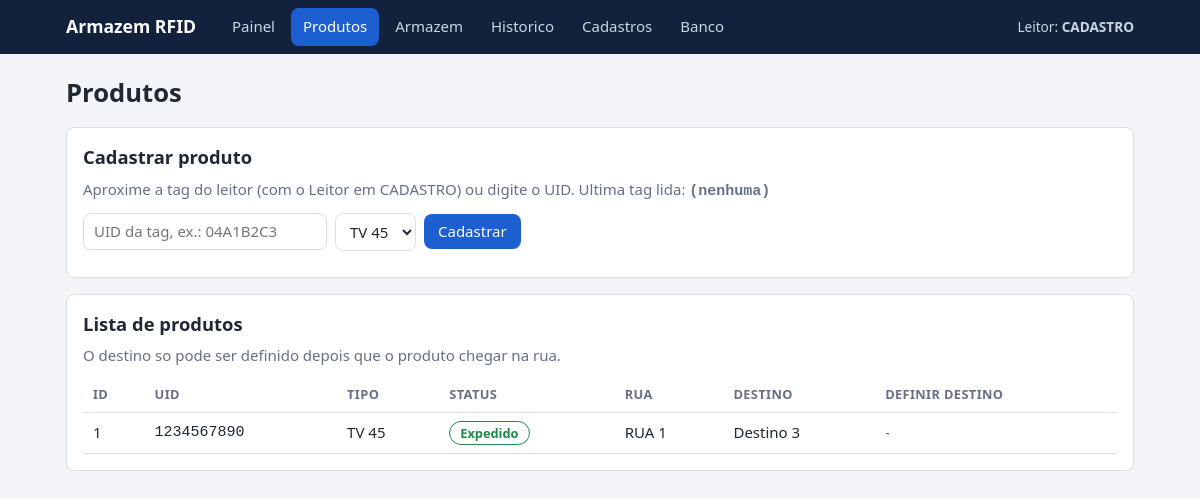
/produtos, run on the app's committed database.
### tables this page shows
CREATE TABLE config (
    chave TEXT PRIMARY KEY,
    valor TEXT NOT NULL
);

CREATE TABLE produtos (
    id              INTEGER PRIMARY KEY AUTOINCREMENT,
    tag_uid         TEXT    NOT NULL UNIQUE,      -- UID da tag RFID
    tipo_produto_id INTEGER NOT NULL REFERENCES tipos_produto(id),
    status          TEXT    NOT NULL DEFAULT 'CADASTRADO',   -- veja STATUS em regras.py
    doca_entrada_id INTEGER REFERENCES docas(id),
    rua_id          INTEGER REFERENCES ruas(id),
    destino_id      INTEGER REFERENCES destinos(id),
    criado_em       TEXT    NOT NULL DEFAULT (datetime('now','localtime')),
    atualizado_em   TEXT    NOT NULL DEFAULT (datetime('now','localtime'))
);

CREATE TABLE tipos_produto (
    id        INTEGER PRIMARY KEY AUTOINCREMENT,
    nome      TEXT    NOT NULL UNIQUE,            -- 'TV 50'
    polegadas INTEGER NOT NULL UNIQUE
);

CREATE TABLE ruas (
    id              INTEGER PRIMARY KEY AUTOINCREMENT,
    codigo          TEXT    NOT NULL UNIQUE,      -- 'RUA 1'
    numero          INTEGER NOT NULL UNIQUE,      -- numero que a esteira entende (RUA:1)
    tipo_produto_id INTEGER NOT NULL UNIQUE REFERENCES tipos_produto(id),
    porta_pallets   INTEGER NOT NULL DEFAULT 2
);

CREATE TABLE destinos (
    id      INTEGER PRIMARY KEY AUTOINCREMENT,
    nome    TEXT    NOT NULL UNIQUE,              -- 'Destino 1'
    doca_id INTEGER REFERENCES docas(id)          -- doca por onde o produto sai
);

### app.py (the view)
@app.get("/produtos")
def produtos():
    return render_template(
        "produtos.html",
        tipos=consulta("SELECT * FROM tipos_produto ORDER BY polegadas"),
        destinos=consulta("SELECT * FROM destinos ORDER BY nome"),
        produtos=consulta(SQL_PRODUTOS + " ORDER BY p.id DESC"),
        pode_definir=regras.PODE_DEFINIR_DESTINO,
        ultima=get_db().execute("SELECT * FROM ultima_leitura WHERE id=1").fetchone(),
    )

### app.py (called while the page is built)
@app.context_processor
def contexto_comum():
    return {"leitor_atual": banco.sensor_ativo(get_db())}

def consulta(sql, *params):
    return get_db().execute(sql, params).fetchall()

### banco.py (called while the page is built)
def get_db():
    if "db" not in g:
        g.db = sqlite3.connect(DB)
        g.db.row_factory = sqlite3.Row
        g.db.execute("PRAGMA foreign_keys = ON")
    return g.db

def fechar_db(_=None):
    db = g.pop("db", None)
    if db:
        db.close()

def sensor_ativo(db):
    r = db.execute("SELECT valor FROM config WHERE chave='sensor_ativo'").fetchone()
    return r[0] if r else "CADASTRO"

### regras.py (called while the page is built)
def rotulo_status(codigo):
    return STATUS.get(codigo, codigo)

### templates/produtos.html (shortened to what this page needs)
{% extends "base.html" %}
{% set pagina = 'produtos' %}
{% from "_macros.html" import badge %}
{% block conteudo %}
<h1>Produtos</h1>
<section class="card">
  <h2>Cadastrar produto</h2>
  <p class="suave">Aproxime a tag do leitor (com o Leitor em CADASTRO) ou digite o UID.
     Ultima tag lida: <b class="mono" id="ultima-uid">{{ ultima.tag_uid if ultima else '(nenhuma)' }}</b></p>
  <form method="post" action="{{ url_for('produto_novo') }}" class="linha-form">
    <input id="campo-uid" name="uid" required placeholder="UID da tag, ex.: 04A1B2C3" data-seq="{{ ultima.seq if ultima else 0 }}" autocomplete="off">
    <select name="tipo_produto_id">
      {% for t in tipos %}<option value="{{ t.id }}">{{ t.nome }}</option>{% endfor %}
    </select>
    <button class="botao">Cadastrar</button>
  </form>
</section>
<section class="card">
  <h2>Lista de produtos</h2>
  <p class="suave">O destino so pode ser definido depois que o produto chegar na rua.</p>
  <div id="tabela-produtos" data-auto>
  <div class="rolagem">
  <table class="tabela">
    <tr><th>ID</th><th>UID</th><th>Tipo</th><th>Status</th><th>Rua</th><th>Destino</th><th>Definir destino</th></tr>
    {% for p in produtos %}
    <tr>
      <td>{{ p.id }}</td>
      <td class="mono">{{ p.tag_uid }}</td>
      <td>{{ p.tipo }}</td>
      <td>{{ badge(p.status) }}</td>
      <td>{{ p.rua or '-' }}</td>
      <td>{{ p.destino or '-' }}</td>
      <td>
        {% if p.status in pode_definir %}
        <form method="post" action="{{ url_for('produto_destino', produto_id=p.id) }}" class="linha-form">
          <select name="destino_id">
            {% for d in destinos %}<option value="{{ d.id }}" {{ 'selected' if d.id == p.destino_id }}>{{ d.nome }}</option>{% endfor %}
          </select>
          <button class="botao">Salvar</button>
        </form>
        {% else %}<span class="suave">{{ 'aguardando chegar na rua' if p.status in ('CADASTRADO','NA_DOCA') else '-' }}</span>{% endif %}
      </td>
    </tr>
    {% else %}
    <tr><td colspan="7" class="vazio">Nenhum produto cadastrado.</td></tr>
    {% endfor %}
  </table>
  </div>
  </div>
</section>
{% endblock %}

### templates/base.html (shortened to what this page needs)
<!doctype html>
<html lang="pt-br">
<head>
  <link rel="stylesheet" href="{{ url_for('static', filename='estilo.css') }}">
</head>
<body>
<header class="topo">
  <div class="container">
    <a class="logo" href="{{ url_for('painel') }}">Armazem RFID</a>
    <nav class="menu">
      <a href="{{ url_for('painel') }}"          class="{{ 'ativo' if pagina == 'painel' }}">Painel</a>
      <a href="{{ url_for('produtos') }}"        class="{{ 'ativo' if pagina == 'produtos' }}">Produtos</a>
      <a href="{{ url_for('armazem') }}"         class="{{ 'ativo' if pagina == 'armazem' }}">Armazem</a>
      <a href="{{ url_for('eventos') }}"         class="{{ 'ativo' if pagina == 'eventos' }}">Historico</a>
      <a href="{{ url_for('cadastros_inicio') }}" class="{{ 'ativo' if pagina == 'cadastros' }}">Cadastros</a>
      <a href="{{ url_for('ver_banco') }}"       class="{{ 'ativo' if pagina == 'banco' }}">Banco</a>
    </nav>
    <span class="leitor-atual" title="O que o leitor fisico esta fazendo agora">
      Leitor: <b>{{ leitor_atual }}</b>
    </span>
  </div>
</header>
<main class="container">
  {% block conteudo %}{% endblock %}
</main>
</body>
</html>

### templates/_macros.html (shortened to what this page needs)
{% macro badge(codigo) -%}
<span class="badge st-{{ codigo|lower }}">{{ rotulo_status(codigo) }}</span>
{%- endmacro %}

### static/estilo.css (style rules this page uses)
:root { --cor-fundo: #f3f5f8; --cor-card: #ffffff; --cor-texto: #1f2933; --cor-texto-suave: #667085; --cor-borda: #d8dee6; --cor-principal: #1d5fd1; --cor-principal-hover:#164aa3; --cor-topo: #14213d; --cor-ok: #1b8a4b; --cor-erro: #c0392b; --st-cadastrado: #667085; --st-na_doca: #b7791f; --st-na_rua: #1d5fd1; --st-destino_definido: #7c3aed; --st-na_esteira: #0e7490; --st-expedido: #1b8a4b; --fonte: system-ui, -apple-system, "Segoe UI", Roboto, Arial, sans-serif; --fonte-codigo: ui-monospace, Consolas, "Courier New", monospace; --tamanho-fonte: 15px; --raio: 8px; --espaco: 16px; --largura-max: 1100px; }
* { box-sizing: border-box; }
body { margin: 0; font-family: var(--fonte); font-size: var(--tamanho-fonte); color: var(--cor-texto); background: var(--cor-fundo); line-height: 1.45; }
h1 { font-size: 1.6rem; margin: 0 0 var(--espaco); }
h2 { font-size: 1.15rem; margin: 0 0 8px; }
p { margin: 0 0 10px; }
a { color: var(--cor-principal); }
.container { max-width: var(--largura-max); margin: 0 auto; padding: 0 var(--espaco); }
main.container { padding-top: 20px; padding-bottom: 40px; }
.suave { color: var(--cor-texto-suave); }
.mono { font-family: var(--fonte-codigo); overflow-wrap: anywhere; }
.topo { background: var(--cor-topo); color: #fff; }
.topo .container { display: flex; align-items: center; gap: 24px; flex-wrap: wrap; min-height: 54px; }
.logo { color: #fff; font-weight: 700; font-size: 1.1rem; text-decoration: none; }
.menu { display: flex; gap: 4px; flex-wrap: wrap; flex: 1; }
.menu a { color: #cbd5e1; text-decoration: none; padding: 8px 12px; border-radius: var(--raio); }
.menu a.ativo { background: var(--cor-principal); color: #fff; }
.leitor-atual { font-size: .85rem; color: #cbd5e1; }
.card { background: var(--cor-card); border: 1px solid var(--cor-borda); border-radius: var(--raio); padding: var(--espaco); margin-bottom: var(--espaco); }
.rolagem { overflow-x: auto; }
.tabela { width: 100%; border-collapse: collapse; background: var(--cor-card); }
.tabela th, .tabela td { text-align: left; padding: 8px 10px; border-bottom: 1px solid var(--cor-borda); vertical-align: middle; }
.tabela th { font-size: .8rem; text-transform: uppercase; letter-spacing: .03em; color: var(--cor-texto-suave); }
input, select { font: inherit; padding: 7px 10px; border: 1px solid var(--cor-borda); border-radius: var(--raio); background: #fff; color: var(--cor-texto); }
input, select { max-width: 100%; }
.botao { font: inherit; padding: 7px 14px; border: 0; border-radius: var(--raio); background: var(--cor-principal); color: #fff; cursor: pointer; }
.linha-form { display: flex; gap: 8px; flex-wrap: wrap; align-items: center; margin-bottom: 10px; }
.st-expedido { --cor-status: var(--st-expedido); }
.badge { display: inline-block; padding: 2px 10px; border-radius: 999px; border: 1px solid var(--cor-status); color: var(--cor-status); font-size: .8rem; font-weight: 600; white-space: nowrap; }

### data on the page
config: valor "CADASTRO"
produtos: id "1", tag_uid "1234567890", tipo "TV 45", status "Expedido", codigo "RUA 1", nome "Destino 3", status "-"

### other printed values
{{ ultima.tag_uid if ultima else '(nenhuma)' }} "(nenhuma)"
form field tipo_produto_id "TV 45"
